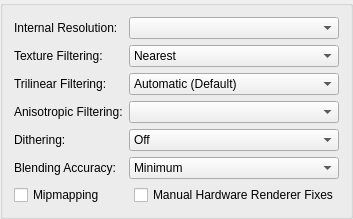
     <widget class="QGroupBox" name="hardwareRenderingTab">
      <attribute name="title">
       <string>Rendering</string>
      </attribute>
      <layout class="QFormLayout" name="formLayout_4">
       <item row="4" column="0">
        <widget class="QLabel" name="textureFilteringLabel">
         <property name="text">
          <string>Texture Filtering:</string>
         </property>
        </widget>
       </item>
       <item row="4" column="1">
        <widget class="QComboBox" name="textureFiltering">
         <item>
          <property name="text">
           <string>Nearest</string>
          </property>
         </item>
         <item>
          <property name="text">
           <string>Bilinear (Forced)</string>
          </property>
         </item>
         <item>
          <property name="text">
           <string>Bilinear (PS2)</string>
          </property>
         </item>
         <item>
          <property name="text">
           <string>Bilinear (Forced excluding sprite)</string>
          </property>
         </item>
        </widget>
       </item>
       <item row="5" column="0">
        <widget class="QLabel" name="trilinearFilterLabel">
         <property name="text">
          <string>Trilinear Filtering:</string>
         </property>
        </widget>
       </item>
       <item row="5" column="1">
        <widget class="QComboBox" name="trilinearFiltering">
         <item>
          <property name="text">
           <string>Automatic (Default)</string>
          </property>
         </item>
         <item>
          <property name="text">
           <string>Off (None)</string>
          </property>
         </item>
         <item>
          <property name="text">
           <string>Trilinear (PS2)</string>
          </property>
         </item>
         <item>
          <property name="text">
           <string>Trilinear (Forced)</string>
          </property>
         </item>
        </widget>
       </item>
       <item row="6" column="0">
        <widget class="QLabel" name="anisotropicFilteringLabel">
         <property name="text">
          <string>Anisotropic Filtering:</string>
         </property>
        </widget>
       </item>
       <item row="6" column="1">
        <widget class="QComboBox" name="anisotropicFiltering"/>
       </item>
       <item row="7" column="0">
        <widget class="QLabel" name="ditheringLabel">
         <property name="text">
          <string>Dithering:</string>
         </property>
        </widget>
       </item>
       <item row="7" column="1">
        <widget class="QComboBox" name="dithering">
         <item>
          <property name="text">
           <string>Off</string>
          </property>
         </item>
         <item>
          <property name="text">
           <string>Scaled</string>
          </property>
         </item>
         <item>
          <property name="text">
           <string>Unscaled (Default)</string>
          </property>
         </item>
         <item>
          <property name="text">
           <string>Force 32bit</string>
          </property>
         </item>
        </widget>
       </item>
       <item row="8" column="0">
        <widget class="QLabel" name="blendingLabel">
         <property name="text">
          <string>Blending Accuracy:</string>
         </property>
        </widget>
       </item>
       <item row="8" column="1">
        <widget class="QComboBox" name="blending">
         <item>
          <property name="text">
           <string>Minimum</string>
          </property>
         </item>
         <item>
          <property name="text">
           <string>Basic (Recommended)</string>
          </property>
         </item>
         <item>
          <property name="text">
           <string>Medium</string>
          </property>
         </item>
         <item>
          <property name="text">
           <string>High</string>
          </property>
         </item>
         <item>
          <property name="text">
           <string>Full (Slow)</string>
          </property>
         </item>
         <item>
          <property name="text">
           <string>Maximum (Very Slow)</string>
          </property>
         </item>
        </widget>
       </item>
       <item row="9" column="0" colspan="2">
        <layout class="QGridLayout" name="hardwareRenderingOptionsLayout">
         <item row="0" column="1">
          <widget class="QCheckBox" name="enableHWFixes">
           <property name="text">
            <string>Manual Hardware Renderer Fixes</string>
           </property>
          </widget>
         </item>
         <item row="0" column="0">
          <widget class="QCheckBox" name="mipmapping">
           <property name="text">
            <string>Mipmapping</string>
           </property>
          </widget>
         </item>
        </layout>
       </item>
       <item row="3" column="1">
        <widget class="QComboBox" name="upscaleMultiplier"/>
       </item>
       <item row="3" column="0">
        <widget class="QLabel" name="internalResLabel">
         <property name="text">
          <string>Internal Resolution:</string>
         </property>
        </widget>
       </item>
      </layout>
     </widget>
